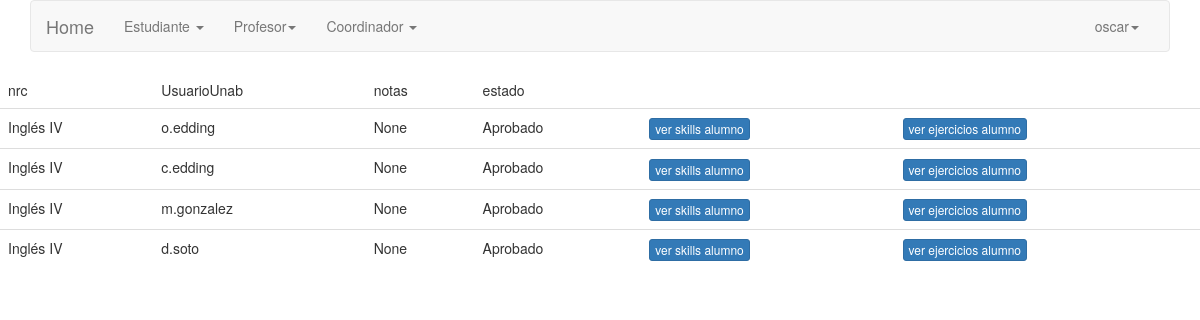
The app's page /coordinador/profesor/listacurso/2519 (signed in) with its own data.
### cargadatos/models.py (models this page shows, shortened)
class Lista(models.Model):
    nrc=models.ForeignKey(Seccion,on_delete=models.CASCADE)
    UsuarioUnab=models.ForeignKey(Estudiante,on_delete=models.PROTECT,null=True)#PUEDE SER FK, PERO UNA LISTA PUEDE NO TENER ALUMNOS
    notas=models.DecimalField(decimal_places=3, max_digits=20,blank=True, null=True)
    estado=models.CharField(max_length=20)

class Seccion(models.Model):
    nrc=models.CharField(max_length=20,primary_key=True)
    semestre=models.CharField(max_length=20)
    CodigoRamo=models.ForeignKey(Ramo,on_delete=models.CASCADE)
    UsuarioUnab=models.ForeignKey(Profesor,on_delete=models.PROTECT)
    def __str__(self):
        return str(self.CodigoRamo)

class Ramo(models.Model):
    CodigoRamo=models.CharField(max_length=20,primary_key=True)
    NombreRamo=models.CharField(max_length=50)
    def __str__(self):
        return self.NombreRamo

class Estudiante (models.Model):
    UsuarioUnab=models.CharField(primary_key=True,max_length=20)
    nombre=models.CharField(max_length=20)
    apellido=models.CharField(max_length=20)
    sede=models.CharField(max_length=20)
    carrera=models.CharField(max_length=50)
    jornada=models.CharField(max_length=20)
    def __str__(self):
        return self.UsuarioUnab

### cargadatos/views.py (the view)
# urls.py: url('profesor/listacurso/(?P<pk>\d+)',profesor_lista_cursoView.as_view(),name='listacurso'),
class profesor_lista_cursoView(LoginRequiredMixin,ListView):
    def get(self,request,**kwargs):
        nrcprofesor= kwargs["pk"]
        return render(request,'cargadatos/vista_lista.html',{'listacurso':Lista.objects.filter(nrc=nrcprofesor)})

### templates/cargadatos/vista_lista.html
{% extends 'base/basee.html' %}
{% block content%}
<table class ="table table=bordered">
    <thead>
        <tr>
            <td>nrc</td>
            <td>UsuarioUnab</td>
            <td>notas</td>
            <td>estado</td>
        </tr>
    </thead>
    <tbody>
         {% if listacurso %}
         {% for vista in listacurso %}
        <tr>
            <td>{{vista.nrc}}</td>
            <td>{{vista.UsuarioUnab}}</td>
            <td>{{vista.notas}}</td>
            <td>{{vista.estado}}</td>
            <td>
                <a class ="btn btn-primary btn-xs" href="estudiante/estadisticas/{{vista.UsuarioUnab}}">ver skills alumno</a>
                </td>
                <td>
                    <a class ="btn btn-primary btn-xs" href="'estudiante/ejercicios/{{vista.UsuarioUnab}}">ver ejercicios alumno</a>
                    </td>
        {% endfor %}
        {% else %}
        <h1>No hay registros </h1>
        {% endif %}
        </tbody>
</table>
{% endblock %}

### templates/base/basee.html (shortened to what this page needs)
{% load static %}
<!doctype html>
<html lang="es">
  <head>
    <link rel="stylesheet" type='text/css' href="https://cdnjs.cloudflare.com/ajax/libs/semantic-ui/2.2.14/semantic.min.css">
    <link rel="stylesheet" href="https://cdnjs.cloudflare.com/ajax/libs/Chart.js/2.8.0/Chart.min.css" />
    <div>
      {% block navbar %}
      <div class="container" height="5" width="5">
      <link rel="stylesheet" href="{%static 'css/bootstrap.min.css' %}">
    <div class="bs-docs-section clearfix">
        <div class="row">
            <div class="col-lg-12">
                <div class="bs-component">
                 <nav class="navbar navbar-default">
                     <div class="container-fluid">
                        <div class="navbar-header">
                          <a class="navbar-brand" href="#">Home</a>
                        </div>
                       <div class="collapse navbar-collapse" id="bs-example-navbar-collapse-1">
                         <ul class="nav navbar-nav">
                            <li class="dropdown">
                              {% if perms.cargadatos.view_estudiante %}
                              <a href="#" class="dropdown-toggle" data-toggle="dropdown" role="button" aria-expanded="false">Estudiante <span class="caret"></span></a>
                              {% endif %}
                            </li>
                             <li class="dropdown">
                              {% if perms.cargadatos.view_profesor %}
                              <a href="#" class="dropdown-toggle" data-toggle="dropdown" role="button" aria-expanded="false">Profesor<span class="caret"></span></a>
                              {% endif %}
                             </li>
                            <li class="dropdown">
                                {% if user.is_staff %}
                                <a href="#" class="dropdown-toggle" data-toggle="dropdown" role="button" aria-expanded="false">Coordinador <span class="caret"></span></a>
                                {% endif %}
                            </li>
                        </ul>
                         <ul class="nav navbar-nav navbar-right">
                             <li class="dropdown">
                              <a href="#" class="dropdown-toggle" data-toggle="dropdown" role="button" aria-expanded="false">{{user.username}}<span class="caret"></span></a>
                            </li>
                         </ul>
                        </div>
                    </div>
                </nav>
            </div>
              </div>
          </div>
      </div>
    </div>
   {% endblock navbar %}
    </div>
  </head>
  <body>
    {% block content %}
    {% endblock content %}
  </body>
</html>

### records on screen
Lista: nrc "Inglés IV", UsuarioUnab "o.edding", notas "None", estado "Aprobado"
Lista: nrc "Inglés IV", UsuarioUnab "c.edding", notas "None", estado "Aprobado"
Lista: nrc "Inglés IV", UsuarioUnab "m.gonzalez", notas "None", estado "Aprobado"
Lista: nrc "Inglés IV", UsuarioUnab "d.soto", notas "None", estado "Aprobado"

### other values on screen
{{ user.username }} "oscar"
